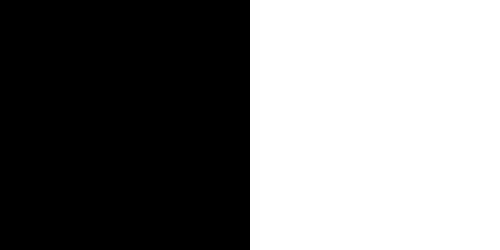
#> input picture data/image_1.png, 500 x 250 px
$ jupyter execute '11. Bitwise Operations (bitwise_and, bitwise_or, bitwise_not, bitwise_xor).ipynb'
#> lines starting #> are read from the running program, lines starting #| are printed output that depends on the picture; after the words box and inside, x2 and y2 are one past the last pixel; in counts of white or black regions, pixels touching at a corner belong together
### Bitwise Operators

[cell 1]
#bitwise operators work well when working with masks

[cell 2]
import cv2
import numpy as np

[cell 3]
img1 = np.zeros((250,500,3), np.uint8) #create a black image
img1 = cv2.rectangle(img1, (200,0), (300,100), (255,255,255), -1) #adds a white rectangle to the black image
img2 = cv2.imread('./data/image_1.png', 1)
#> img2 is the input picture: shape (250, 500, 3); 50% white; 1 white region, box (x1, y1, x2, y2) and area: (250, 0, 500, 250) 62500

[cell 4]
cv2.imshow('img1', img1)
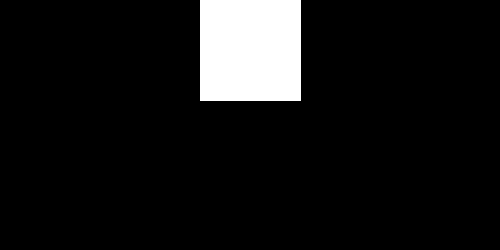
#> window 'img1': shape (250, 500, 3); 8.2% white; 1 white region, box (x1, y1, x2, y2) and area: (200, 0, 301, 101) 10201
cv2.imshow('img2', img2)
cv2.waitKey(0)
cv2.destroyAllWindows()

[cell 5]
#The Logic AND
#B A Q
#0 0 0
#0 1 0
#1 0 0
#1 1 1
#areas that are white in both images and be white in the new image
bitAnd = cv2.bitwise_and(img2, img1)
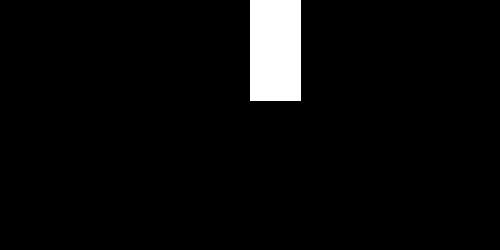
#> bitAnd: shape (250, 500, 3); 4.1% white; 1 white region, box (x1, y1, x2, y2) and area: (250, 0, 301, 101) 5151
cv2.imshow('bitAnd', bitAnd)
cv2.waitKey(0)
cv2.destroyAllWindows()

[cell 6]
#The Logic OR
#B A Q
#0 0 0
#0 1 1
#1 0 1
#1 1 1
#Any area that is white will give white in the new image
bitOr = cv2.bitwise_or(img2, img1)
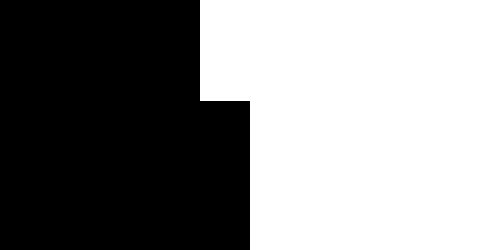
#> bitOr: shape (250, 500, 3); 54% white; 1 black region, box (x1, y1, x2, y2) and area: (0, 0, 250, 250) 57450
cv2.imshow('bitor', bitOr)
cv2.waitKey(0)
cv2.destroyAllWindows()

[cell 7]
#The Logic XOR
#B A Q
#0 0 0
#0 1 1
#1 0 1
#1 1 0
#A OR B but NOT BOTH gives Q
bitXOr = cv2.bitwise_xor(img2, img1)
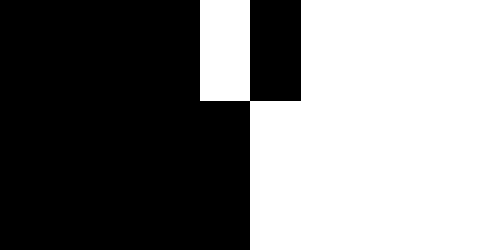
#> bitXOr: shape (250, 500, 3); 49.9% white; 1 white region, box (x1, y1, x2, y2) and area: (200, 0, 500, 250) 62399
cv2.imshow('bitxor', bitXOr)
cv2.waitKey(0)
cv2.destroyAllWindows()

[cell 8]
#The Logic NOT
#returns the oposite of the input
bitNot1 = cv2.bitwise_not(img1)
bitNot2 = cv2.bitwise_not(img2)
#> bitNot2: shape (250, 500, 3); 50% white; 1 white region, box (x1, y1, x2, y2) and area: (0, 0, 250, 250) 62500
cv2.imshow('bitnot1', bitNot1)
cv2.imshow('bitnot2', bitNot2)
cv2.waitKey(0)
cv2.destroyAllWindows()
